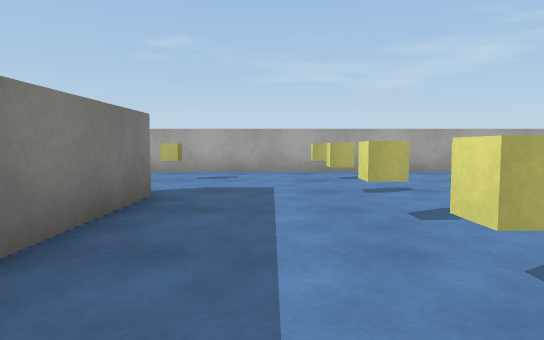
view 1 (above)

19 first-person views from a walk through a Unity game level. The camera is 0.62 m above the floor, tilts 4° down and sees 75° across. The floor is counted in squares, 1 m on a side. Each view is taken from the middle of a square. On the plan, view 1 faces up. The plan holds only what a view shows up to about 10 squares ahead; the rest is blank. The player character is not drawn. Surface patterns are stand-ins for the level's own textures.

view 2
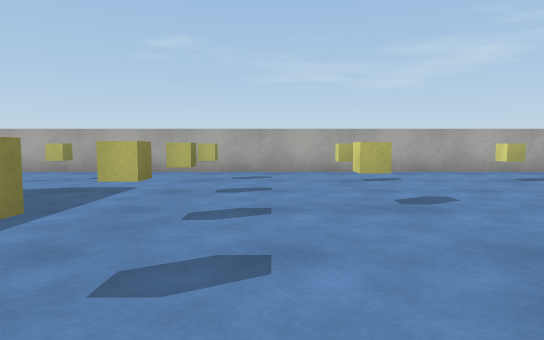

view 3
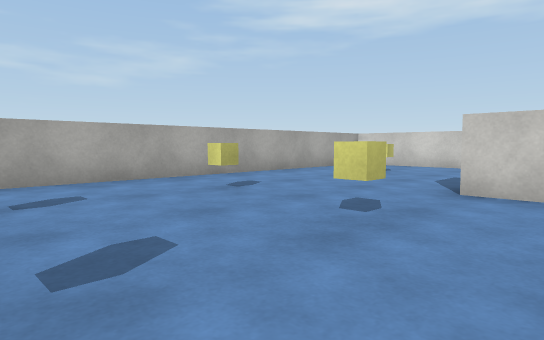

view 4
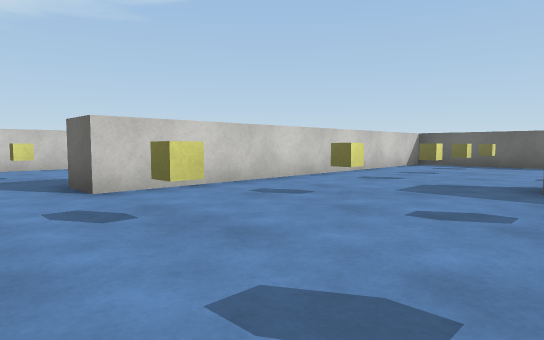

view 5
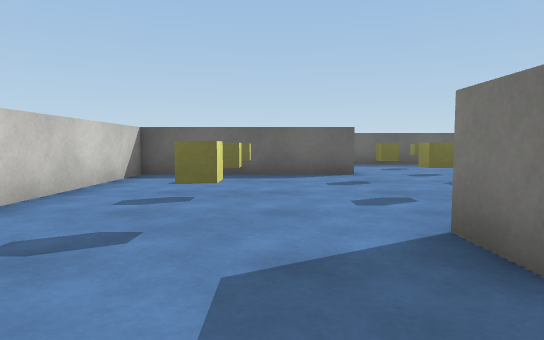

view 6
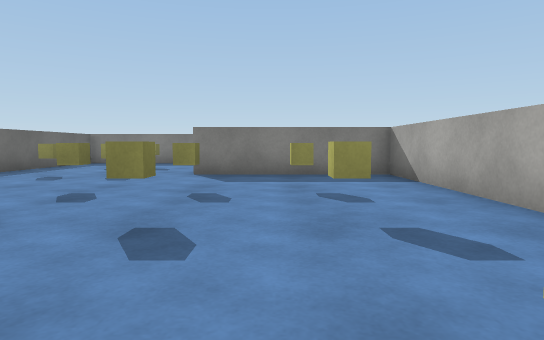

view 7
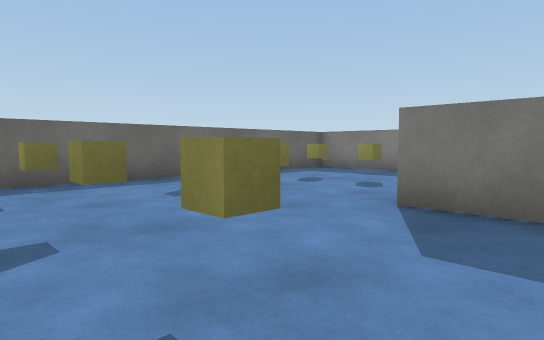

view 8
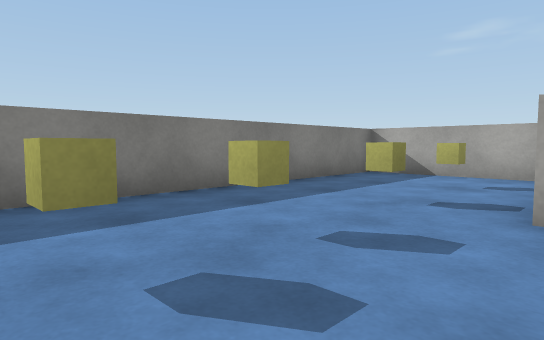

view 9
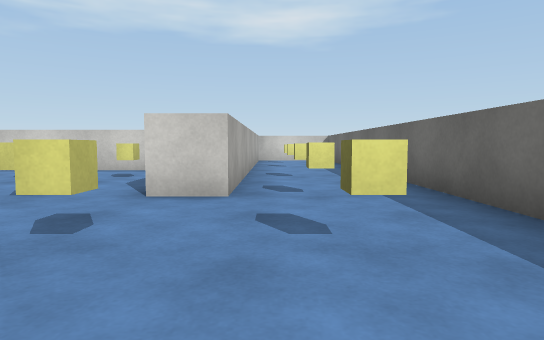

view 10
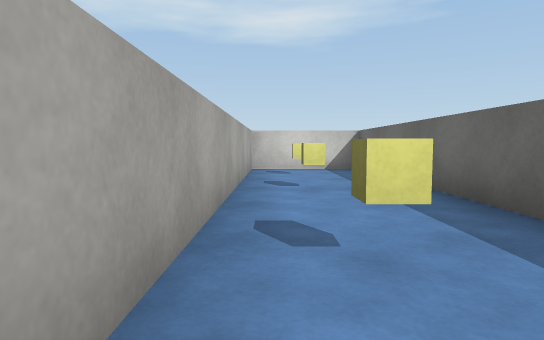

view 11
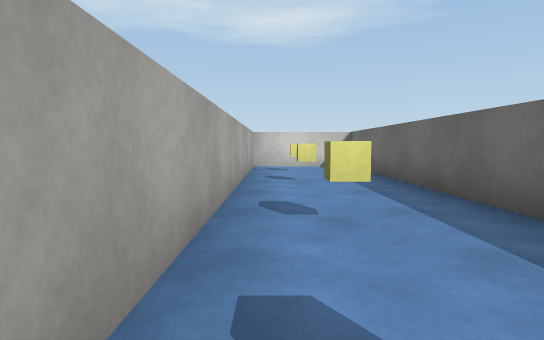

view 12
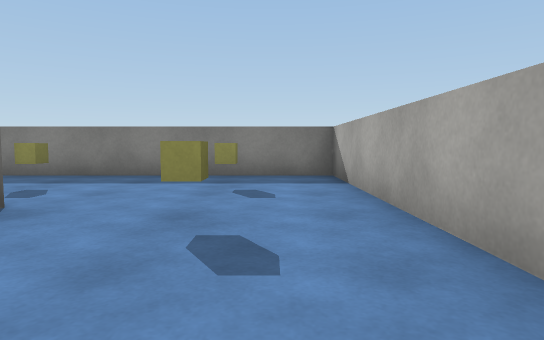

view 13
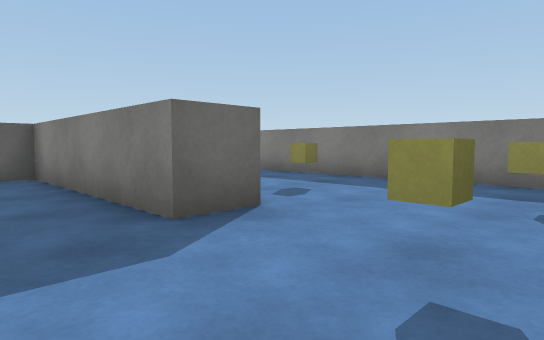

view 14
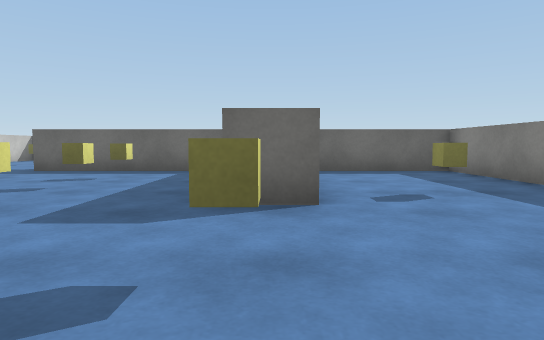

view 15
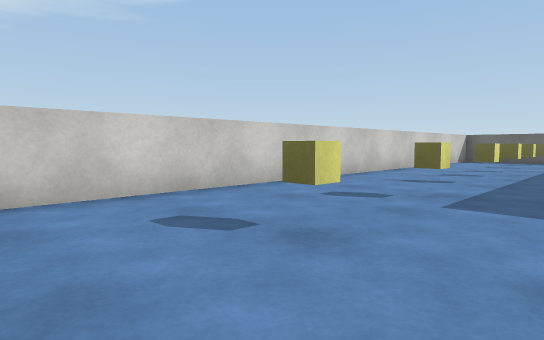

view 16
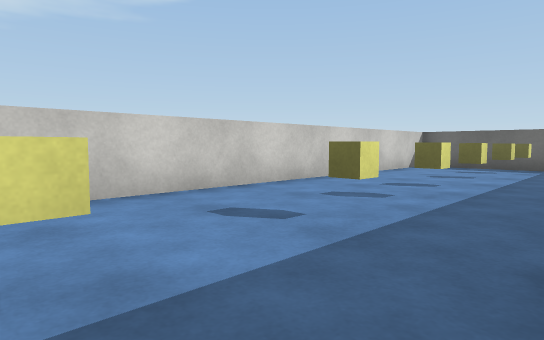

view 17
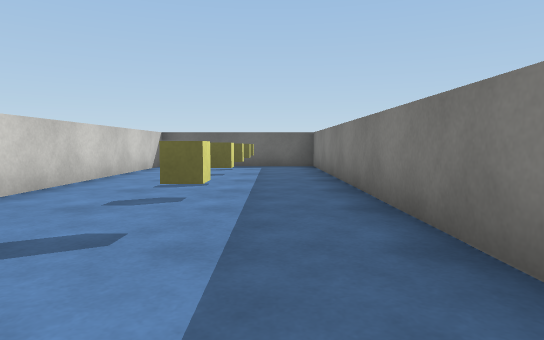

view 18
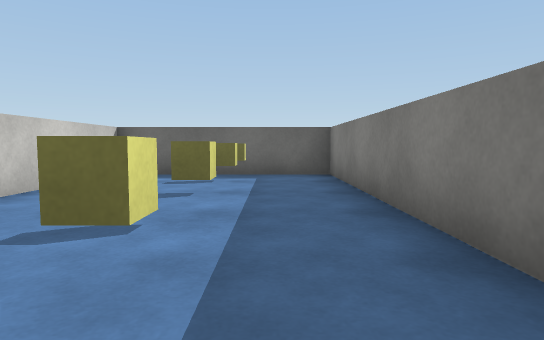

view 19
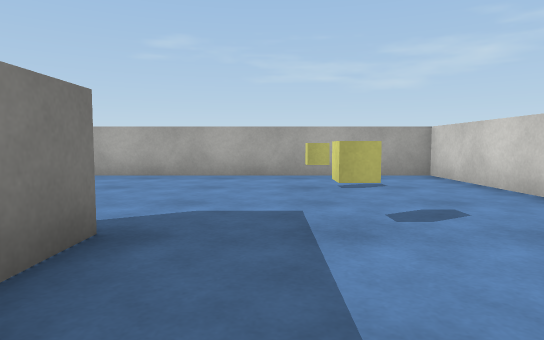

### Floor plan
Points are (right, up) in squares from view 1. A wall is a line through its corners. A room is listed if a view was taken in it or the views show most of it. See-through windows are left out.
Room 1 (views 1, 2, 3, 4, 5, 6, 7, 8, 9, 10, 11, 12, 13, 14, 15, 16, 17, 18, 19)
walls: (2.9, -1.5) (-1.5, -1.5) (-1.5, -5.8); (-3, -1.5) (-6.3, -1.5) (-6.3, -10); (-2.5, 4.3) (-1.5, 4.3) (-1.5, -0.5) (3.7, -0.5) (3.7, -1.5); (-6, -10.3) (13.2, -10.3) (13.2, -7.5) (3.3, -7.5) (3.3, -6.5) (7.8, -6.5) (7.8, 3.4) (8.8, 3.4) (8.8, -6.5) (13.2, -6.5) (13.2, 8.2) (-6.3, 8.2) (-6.3, -0.5) (-3.1, -0.5)
objects: yellow cube (-4, -8); yellow cube (-4, -7); yellow cube (-4, -5); yellow cube (-4, -3); yellow cube (-4, 3); yellow cube (-4, 6); yellow cube (-2, 6); yellow cube (-1, -9); yellow cube (-1, -7); yellow cube (1, -9); yellow cube (1, -7); yellow cube (1, -5); yellow cube (1, -4); yellow cube (1, 1); yellow cube (1, 3); yellow cube (1, 4); yellow cube (1, 6); yellow cube (3, -9); yellow cube (3, -5); yellow cube (3, -3); yellow cube (3, 4); yellow cube (3, 6); yellow cube (6, -9); yellow cube (6, -5); yellow cube (6, -3); yellow cube (6, -2); yellow cube (6, 1); yellow cube (6, 4); yellow cube (6, 6); yellow cube (9, -9); other object (11, -9); yellow cube (11, -5); yellow cube (11, -4); yellow cube (11, -2); yellow cube (11, 0); yellow cube (11, 1); yellow cube (11, 4); yellow cube (11, 6)

Positions as (right, up) in squares from view 1, and headings:
1: (0, 0), facing up
2: (2, 0), facing up
3: (3, 2), facing up-right
4: (3, 5), facing down-right
5: (5, 1), facing down
6: (6, -4), facing left
7: (2, -4), facing down-left
8: (-2, -9), facing up-left
9: (-1, -8), facing right
10: (4, -8), facing right
11: (3, -8), facing right
12: (1, 7), facing left
13: (0, 7), facing down-left
14: (-2, 8), facing down
15: (9, 8), facing down-right
16: (9, 4), facing down-right
17: (10, 4), facing down
18: (10, 1), facing down
19: (10, 1), facing up
